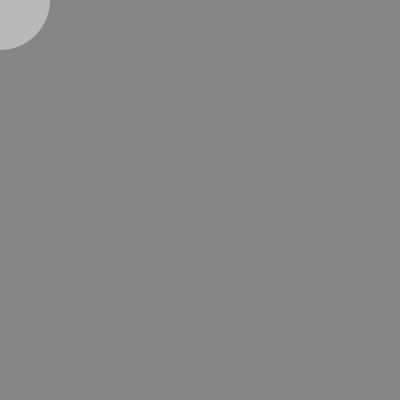
Frame 1 (no input)
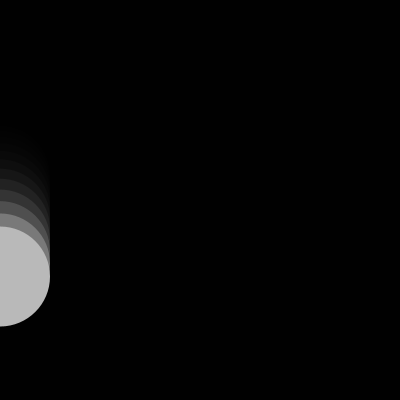
Frame 60 (the mouse pressed at the canvas centre just before this capture)
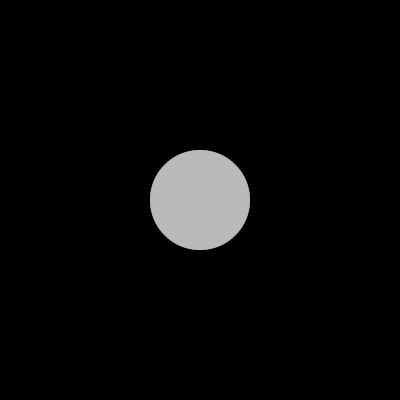
Frame 120 (the mouse held since frame 60 and released just before this capture)

The Processing sketch that drew these frames (run headless with seeded random() and noise(); from frame 60 on, the mouse is pressed at the canvas centre):

// Processing sketch: processing_2283
// ── processing_2283.pde

float x;
float y;
int dragX, dragY;
float radius = 50.0;
float velocity =5.0;
float friction =.98;
float acceleration = .98;

void setup(){
  size(400,400);
  smooth();
  noStroke();
  ellipseMode(RADIUS);
}



void draw(){
  fill(0,88);
  rect(0,0,400,400);
  fill(185);
  ellipse(x,y,radius,radius);
  if(mousePressed == true){
    x=mouseX;
    y=mouseY;
  }else {
velocity*=friction;  
velocity+=acceleration;
  
y+=velocity;
    if(y>(height-radius)){
    y=height - radius;
    velocity=-velocity;
    
  }
   
}
}




    
